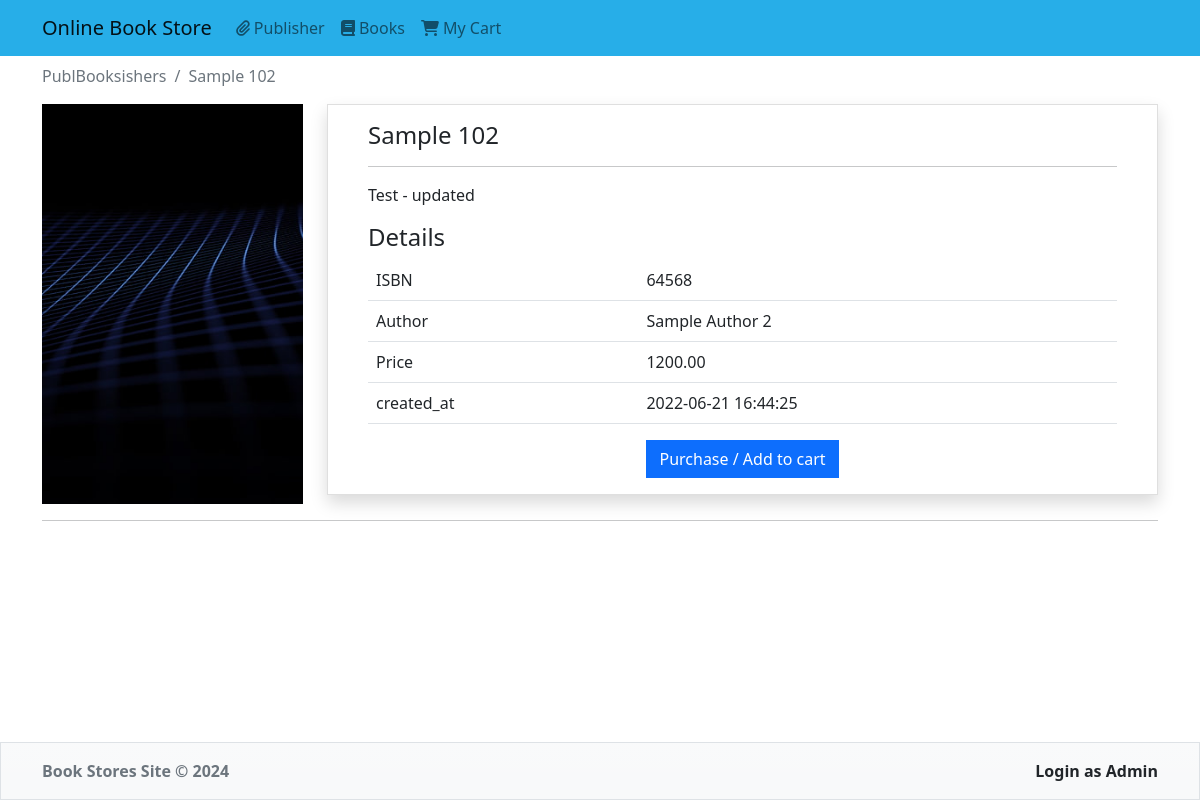
The page /online_bookstore/book.php?bookisbn=64568 on the database its author committed.
### tables this page shows
CREATE TABLE `books` (
  `book_isbn` varchar(20) NOT NULL,
  `book_title` varchar(60) DEFAULT NULL,
  `book_author` varchar(60) DEFAULT NULL,
  `book_image` varchar(40) DEFAULT NULL,
  `book_descr` text DEFAULT NULL,
  `book_price` decimal(6,2) NOT NULL,
  `publisherid` int(10) UNSIGNED NOT NULL,
  `created_at` datetime NOT NULL DEFAULT current_timestamp()
);

### online_bookstore/book.php (the view, shortened to what this page needs)
<?php
  $book_isbn = $_GET['bookisbn'];
  $conn = db_connect();
  $query = "SELECT * FROM books WHERE book_isbn = '$book_isbn'";
  $result = mysqli_query($conn, $query);
  $row = mysqli_fetch_assoc($result);
  require "./template/header.php";
?>
      <nav aria-label="breadcrumb">
        <ol class="breadcrumb">
          <li class="breadcrumb-item"><a href="books.php" class="text-decoration-none text-muted fw-light">PublBooksishers</a></li>
          <li class="breadcrumb-item active" aria-current="page"><?php echo $row['book_title']; ?></li>
        </ol>
      </nav>
      <div class="row">
        <div class="col-md-3 text-center book-item">
          <div class="img-holder overflow-hidden">
          <img class="img-top" src="./bootstrap/img/<?php echo $row['book_image']; ?>">
          </div>
        </div>
        <div class="col-md-9">
          <div class="card rounded-0 shadow">
            <div class="card-body">
              <div class="container-fluid">
                <h4><?= $row['book_title'] ?></h4>
                <hr>
                  <p><?php echo $row['book_descr']; ?></p>
                  <h4>Details</h4>
                  <table class="table">
                    <?php foreach($row as $key => $value){
                      if($key == "book_descr" || $key == "book_image" || $key == "publisherid" || $key == "book_title"){
                        continue;
                      }
                      switch($key){
                        case "book_isbn":
                          $key = "ISBN";
                          break;
                        case "book_author":
                          $key = "Author";
                          break;
                        case "book_price":
                          $key = "Price";
                          break;
                      }
                    ?>
                    <tr>
                      <td><?php echo $key; ?></td>
                      <td><?php echo $value; ?></td>
                    </tr>
                    <?php
                      }
                    ?>
                  </table>
                  <form method="post" action="cart.php">
                    <div class="text-center">
                      <input type="submit" value="Purchase / Add to cart" name="cart" class="btn btn-primary rounded-0">
                    </div>
                  </form>
              </div>
            </div>
          </div>
       	</div>
      </div>
<?php
  require "./template/footer.php";
?>

### rows shown on the page
books: book_title "Sample 102", book_image (picture), book_descr "Test - updated", book_isbn "64568", book_author "Sample Author 2", book_price "1200.00", created_at "2022-06-21 16:44:25"

### other values the page prints
$key "ISBN"
$key "Author"
$key "Price"
$key "created_at"
